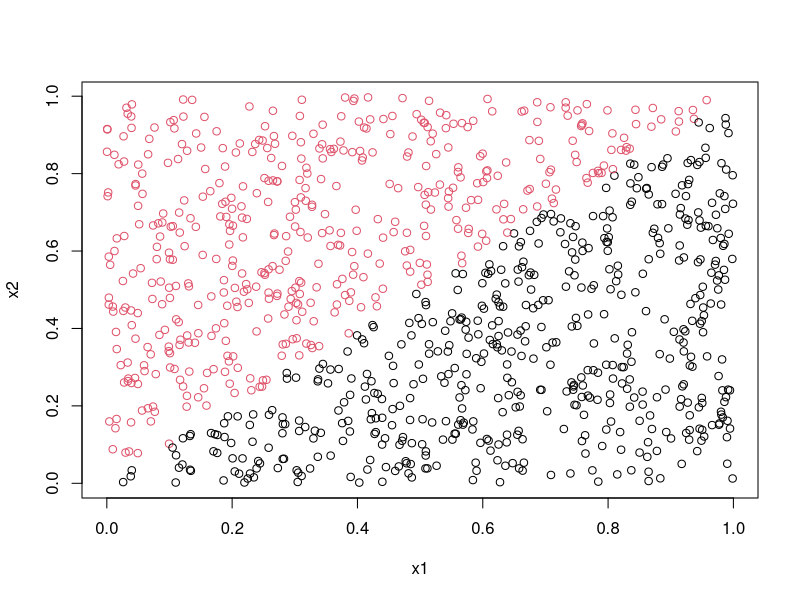

R code for this plot:
## ---- chunk 1
knitr::opts_chunk$set(echo = TRUE)
## ---- chunk 2

set.seed(12345)
list1 = list()
for (i in 1:1000) { # Indicate number of iterations with "i"
  x1 =  runif(100)
  x2 = runif(100)
  y<-as.factor(as.numeric(x1<x2))
  list1[[i]] = data.frame(x1,x2,y)
}


set.seed(1234)
x1<-runif(1000)
x2<-runif(1000)
tedata<-cbind(x1,x2)
y<-as.numeric(x1<x2)
telabels<-as.factor(y)
plot(x1,x2,col=(y+1))
table(telabels)

